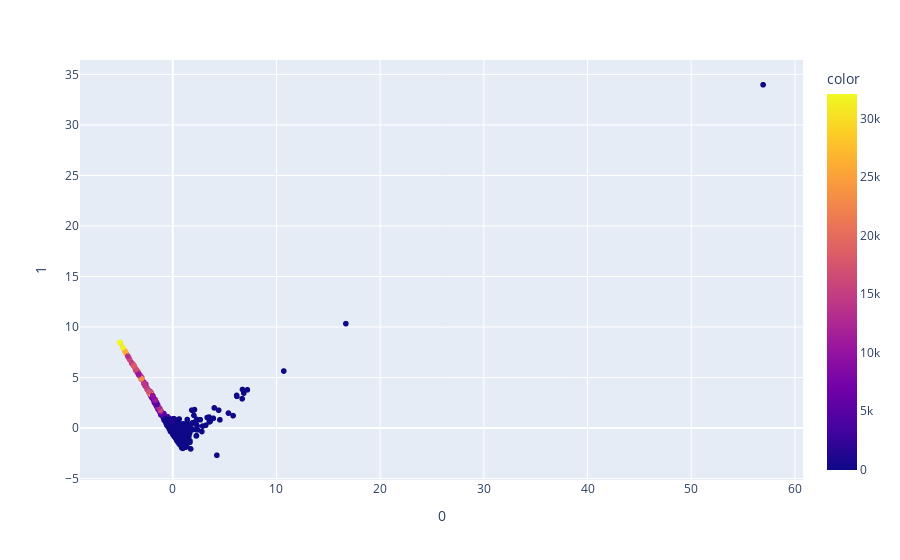

The notebook cell this image was saved under:
### Code cell
import plotly.express as px


features = data_features[['year', 'rd_ratio', 'se', 'ad_ratio', 'log_assets', 'mkt_share', 'mkt_growth']]

fig = px.scatter(components, x=0, y=1, color=data['fv'])
fig.show()

### Figure 1 — Plotly figure (JSON) as saved in the notebook; plotly's stock layout.template omitted (floating-point values rounded to 4 significant figures; data arrays with more than 128 entries replaced by an {"elided": "..."} marker saying what was removed)
{"data": [{"hovertemplate": "0=%{x}<br>1=%{y}<br>color=%{marker.color}<extra></extra>", "legendgroup": "", "marker": {"color": {"elided": "3279 float values"}, "coloraxis": "coloraxis", "symbol": "circle"}, "mode": "markers", "name": "", "showlegend": false, "type": "scattergl", "x": {"elided": "3279 float values"}, "xaxis": "x", "y": {"elided": "3279 float values"}, "yaxis": "y"}], "layout": {"coloraxis": {"colorbar": {"title": {"text": "color"}}, "colorscale": [[0, "#0d0887"], [0.1111, "#46039f"], [0.2222, "#7201a8"], [0.3333, "#9c179e"], [0.4444, "#bd3786"], [0.5556, "#d8576b"], [0.6667, "#ed7953"], [0.7778, "#fb9f3a"], [0.8889, "#fdca26"], [1, "#f0f921"]]}, "legend": {"tracegroupgap": 0}, "margin": {"t": 60}, "xaxis": {"anchor": "y", "domain": [0, 1], "title": {"text": "0"}}, "yaxis": {"anchor": "x", "domain": [0, 1], "title": {"text": "1"}}}}
